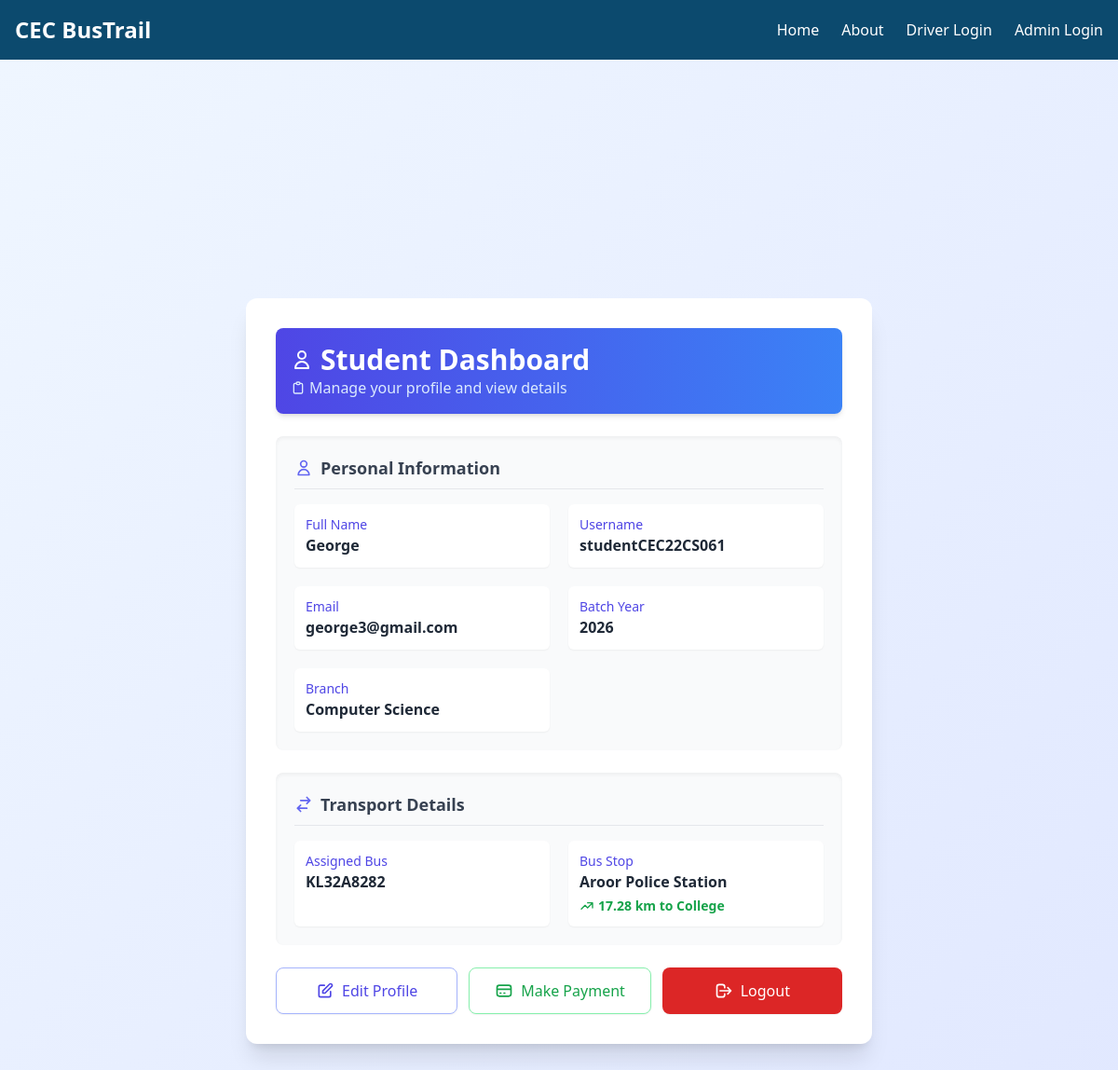
/student/dashboard/ (signed in), run on the app's committed database.
### home/models.py (models this page shows, shortened)
class Student(models.Model):
    BRANCH_CHOICES = [
        ('CS', 'Computer Science'),
        ('EC', 'Electronics and Communication'),
        ('EEE', 'Electrical and Electronics'),
        ('AD', 'Artificial Intelligence & Data Science'),
    ]
    user = models.OneToOneField(User, on_delete=models.CASCADE, related_name='student_profile')
    registered_id = models.CharField(max_length=255, unique=True)
    admission_number = models.CharField(max_length=50, unique=True, blank=True, null=True)
    batch_year = models.CharField(max_length=9)  # Example: '2022-26'
    branch = models.CharField(max_length=5, choices=BRANCH_CHOICES)
    bus = models.ForeignKey(Bus, on_delete=models.SET_NULL, null=True, blank=True, related_name='students')
    bus_stop = models.ForeignKey(BusStop, on_delete=models.SET_NULL, null=True, blank=True)
    semester = models.CharField(max_length=10, blank=True, null=True)

class Bus(models.Model):
    number_plate = models.CharField(max_length=20, unique=True)
    route = models.CharField(max_length=255)
    capacity = models.PositiveIntegerField()
    current_location = models.CharField(max_length=255, blank=True, null=True)  # Stores live GPS location
    stops = models.ManyToManyField(BusStop, related_name='buses')  # Many buses can share stops
    tracking_enabled = models.BooleanField(default=False)

class BusStop(models.Model):
    name = models.CharField(max_length=255, unique=True)
    latitude = models.DecimalField(max_digits=9, decimal_places=6, blank=True, null=True)
    longitude = models.DecimalField(max_digits=9, decimal_places=6, blank=True, null=True)

### home/views.py (the view)
# urls.py: path("student/dashboard/", views.student_dashboard, name="student_dashboard"),
@login_required
def student_dashboard(request):
    student = request.user.student_profile
    distance_km = None
    if student.bus_stop:
        stop_lat = float(student.bus_stop.latitude)
        stop_lon = float(student.bus_stop.longitude)
        college_lat = 9.743520
        college_lon = 76.281570
        straight_km = haversine_distance(stop_lat, stop_lon, college_lat, college_lon)
        adjusted_km = round(straight_km * 1.4, 2)  # Apply road correction
        distance_km = adjusted_km
    return render(request, "student_dashboard.html", {
        "student": student,
        "distance_km": distance_km,
    })

### home/views.py (called while the page is built)
def haversine_distance(lat1, lon1, lat2, lon2):
    R = 6371  # Earth radius in kilometers
    dlat = radians(lat2 - lat1)
    dlon = radians(lon2 - lon1)
    a = sin(dlat/2)**2 + cos(radians(lat1)) * cos(radians(lat2)) * sin(dlon/2)**2
    c = 2 * atan2(sqrt(a), sqrt(1 - a))
    distance_km = R * c
    return distance_km

### home/templates/student_dashboard.html (shortened to what this page needs)
{% extends 'base.html' %}
{% block content %}
<div class="flex justify-center items-center min-h-screen bg-gradient-to-br from-blue-50 to-indigo-100">
    <div class="bg-white p-6 md:p-8 rounded-xl shadow-xl w-full max-w-2xl m-4">
        <div class="bg-gradient-to-r from-indigo-600 to-blue-500 rounded-lg p-4 mb-6 shadow-md">
            <h2 class="text-2xl md:text-3xl font-bold text-white flex items-center">
                <svg xmlns="http://www.w3.org/2000/svg" class="h-6 w-6 mr-2" fill="none" viewBox="0 0 24 24" stroke="currentColor">
                    <path stroke-linecap="round" stroke-linejoin="round" stroke-width="2" d="M16 7a4 4 0 11-8 0 4 4 0 018 0zM12 14a7 7 0 00-7 7h14a7 7 0 00-7-7z" />
                </svg>
                Student Dashboard
            </h2>
            <p class="text-blue-100 flex items-center">
                Manage your profile and view details
            </p>
        </div>
        <div class="bg-gray-50 rounded-lg p-5 shadow-inner mb-6">
            <h3 class="text-lg font-semibold text-gray-700 mb-4 border-b border-gray-200 pb-2 flex items-center">
                <svg xmlns="http://www.w3.org/2000/svg" class="h-5 w-5 mr-2 text-indigo-500" fill="none" viewBox="0 0 24 24" stroke="currentColor">
                    <path stroke-linecap="round" stroke-linejoin="round" stroke-width="2" d="M16 7a4 4 0 11-8 0 4 4 0 018 0zM12 14a7 7 0 00-7 7h14a7 7 0 00-7-7z" />
                </svg>
                Personal Information
            </h3>
            <div class="grid grid-cols-1 md:grid-cols-2 gap-5">
                <div class="bg-white p-3 rounded-md shadow-sm hover:shadow-md transition duration-300">
                    <p class="text-indigo-600 text-sm font-medium">Full Name</p>
                    <p class="font-semibold text-gray-800">{{ student.user.get_full_name }}</p>
                </div>
                <div class="bg-white p-3 rounded-md shadow-sm hover:shadow-md transition duration-300">
                    <p class="text-indigo-600 text-sm font-medium">Username</p>
                    <p class="font-semibold text-gray-800">{{ student.user.username }}</p>
                </div>
                <div class="bg-white p-3 rounded-md shadow-sm hover:shadow-md transition duration-300">
                    <p class="text-indigo-600 text-sm font-medium">Email</p>
                    <p class="font-semibold text-gray-800">{{ student.user.email }}</p>
                </div>
                <div class="bg-white p-3 rounded-md shadow-sm hover:shadow-md transition duration-300">
                    <p class="text-indigo-600 text-sm font-medium">Batch Year</p>
                    <p class="font-semibold text-gray-800">{{ student.batch_year }}</p>
                </div>
                <div class="bg-white p-3 rounded-md shadow-sm hover:shadow-md transition duration-300">
                    <p class="text-indigo-600 text-sm font-medium">Branch</p>
                    <p class="font-semibold text-gray-800">{{ student.get_branch_display }}</p>
                </div>
            </div>
        </div>
        <div class="bg-gray-50 rounded-lg p-5 shadow-inner mb-6">
            <h3 class="text-lg font-semibold text-gray-700 mb-4 border-b border-gray-200 pb-2 flex items-center">
                <svg xmlns="http://www.w3.org/2000/svg" class="h-5 w-5 mr-2 text-indigo-500" fill="none" viewBox="0 0 24 24" stroke="currentColor">
                    <path stroke-linecap="round" stroke-linejoin="round" stroke-width="2" d="M8 7h12m0 0l-4-4m4 4l-4 4m0 6H4m0 0l4 4m-4-4l4-4" />
                </svg>
                Transport Details
            </h3>
            <div class="grid grid-cols-1 md:grid-cols-2 gap-5">
                <div class="bg-white p-3 rounded-md shadow-sm hover:shadow-md transition duration-300">
                    <p class="text-indigo-600 text-sm font-medium">Assigned Bus</p>
                    <p class="font-semibold text-gray-800">
                        {% if student.bus %}
                            {{ student.bus.number_plate }}
                        {% endif %}
                    </p>
                </div>
                <div class="bg-white p-3 rounded-md shadow-sm hover:shadow-md transition duration-300">
                    <p class="text-indigo-600 text-sm font-medium">Bus Stop</p>
                    <p class="font-semibold text-gray-800">
                        {% if student.bus_stop %}
                            {{ student.bus_stop.name }}
                            {% if distance_km %}
                                <span class="block mt-1 text-sm text-green-600 flex items-center">
                                    <svg xmlns="http://www.w3.org/2000/svg" class="h-4 w-4 mr-1" fill="none" viewBox="0 0 24 24" stroke="currentColor">
                                        <path stroke-linecap="round" stroke-linejoin="round" stroke-width="2" d="M13 7h8m0 0v8m0-8l-8 8-4-4-6 6" />
                                    </svg>
                                    {{ distance_km }} km to College
                                </span>
                            {% endif %}
                        {% endif %}
                    </p>
                </div>
            </div>
        </div>
        <div class="flex flex-col md:flex-row gap-3 justify-between mt-6">
            <a href="{% url 'edit_student_profile' %}"
               class="flex-1 flex justify-center items-center px-4 py-3 bg-white border border-indigo-300 rounded-lg text-indigo-600 hover:bg-indigo-50 transition shadow-sm">
                <svg xmlns="http://www.w3.org/2000/svg" class="h-5 w-5 mr-2" fill="none" viewBox="0 0 24 24" stroke="currentColor">
                    <path stroke-linecap="round" stroke-linejoin="round" stroke-width="2" d="M11 5H6a2 2 0 00-2 2v11a2 2 0 002 2h11a2 2 0 002-2v-5m-1.414-9.414a2 2 0 112.828 2.828L11.828 15H9v-2.828l8.586-8.586z" />
                </svg>
                Edit Profile
            </a>
            <a href="{% url 'student_payment' %}"
               class="flex-1 flex justify-center items-center px-4 py-3 bg-white border border-green-300 rounded-lg text-green-600 hover:bg-green-50 transition shadow-sm">
                <svg xmlns="http://www.w3.org/2000/svg" class="h-5 w-5 mr-2" fill="none" viewBox="0 0 24 24" stroke="currentColor">
                    <path stroke-linecap="round" stroke-linejoin="round" stroke-width="2" d="M3 10h18M7 15h1m4 0h1m-7 4h12a3 3 0 003-3V8a3 3 0 00-3-3H6a3 3 0 00-3 3v8a3 3 0 003 3z" />
                </svg>
                Make Payment
            </a>
            <a href="{% url 'student_logout' %}"
               class="flex-1 flex justify-center items-center px-4 py-3 bg-red-600 text-white rounded-lg hover:bg-red-700 transition shadow-sm">
                <svg xmlns="http://www.w3.org/2000/svg" class="h-5 w-5 mr-2" fill="none" viewBox="0 0 24 24" stroke="currentColor">
                    <path stroke-linecap="round" stroke-linejoin="round" stroke-width="2" d="M17 16l4-4m0 0l-4-4m4 4H7m6 4v1a3 3 0 01-3 3H6a3 3 0 01-3-3V7a3 3 0 013-3h4a3 3 0 013 3v1" />
                </svg>
                Logout
            </a>
        </div>
    </div>
</div>
{% endblock %}

### data on the page
Student: user.get_full_name "George", user.username "studentCEC22CS061", user.email "george3@gmail.com", batch_year "2026", branch "Computer Science", bus.number_plate "KL32A8282", bus_stop.name "Aroor Police Station"

### other printed values
{{ distance_km }} "17.28"
